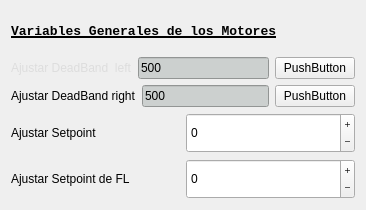
        <widget class="QWidget" name="layoutWidget">
         <property name="geometry">
          <rect>
           <x>0</x>
           <y>10</y>
           <width>366</width>
           <height>192</height>
          </rect>
         </property>
         <layout class="QVBoxLayout" name="verticalLayout_31">
          <item>
           <widget class="QLabel" name="IR_1_label_25">
            <property name="minimumSize">
             <size>
              <width>0</width>
              <height>40</height>
             </size>
            </property>
            <property name="maximumSize">
             <size>
              <width>16777215</width>
              <height>16777215</height>
             </size>
            </property>
            <property name="font">
             <font>
              <family>Consolas</family>
              <pointsize>10</pointsize>
              <italic>false</italic>
              <bold>true</bold>
              <underline>true</underline>
              <strikeout>false</strikeout>
             </font>
            </property>
            <property name="text">
             <string>Variables Generales de los Motores</string>
            </property>
           </widget>
          </item>
          <item>
           <layout class="QHBoxLayout" name="horizontalLayout_20">
            <item>
             <widget class="QLabel" name="LDL_Label">
              <property name="maximumSize">
               <size>
                <width>16777215</width>
                <height>20</height>
               </size>
              </property>
              <property name="palette">
               <palette>
                <active>
                 <colorrole role="WindowText">
                  <brush brushstyle="SolidPattern">
                   <color alpha="255">
                    <red>221</red>
                    <green>221</green>
                    <blue>221</blue>
                   </color>
                  </brush>
                 </colorrole>
                 <colorrole role="Button">
                  <brush brushstyle="SolidPattern">
                   <color alpha="255">
                    <red>6</red>
                    <green>20</green>
                    <blue>27</blue>
                   </color>
                  </brush>
                 </colorrole>
                 <colorrole role="Text">
                  <brush brushstyle="SolidPattern">
                   <color alpha="255">
                    <red>221</red>
                    <green>221</green>
                    <blue>221</blue>
                   </color>
                  </brush>
                 </colorrole>
                 <colorrole role="ButtonText">
                  <brush brushstyle="SolidPattern">
                   <color alpha="255">
                    <red>221</red>
                    <green>221</green>
                    <blue>221</blue>
                   </color>
                  </brush>
                 </colorrole>
                 <colorrole role="Base">
                  <brush brushstyle="SolidPattern">
                   <color alpha="255">
                    <red>6</red>
                    <green>20</green>
                    <blue>27</blue>
                   </color>
                  </brush>
                 </colorrole>
                 <colorrole role="Window">
                  <brush brushstyle="SolidPattern">
                   <color alpha="255">
                    <red>6</red>
                    <green>20</green>
                    <blue>27</blue>
                   </color>
                  </brush>
                 </colorrole>
                 <colorrole role="PlaceholderText">
                  <brush brushstyle="SolidPattern">
                   <color alpha="128">
                    <red>221</red>
                    <green>221</green>
                    <blue>221</blue>
                   </color>
                  </brush>
                 </colorrole>
                </active>
                <inactive>
                 <colorrole role="WindowText">
                  <brush brushstyle="SolidPattern">
                   <color alpha="255">
                    <red>221</red>
                    <green>221</green>
                    <blue>221</blue>
                   </color>
                  </brush>
                 </colorrole>
                 <colorrole role="Button">
                  <brush brushstyle="SolidPattern">
                   <color alpha="255">
                    <red>6</red>
                    <green>20</green>
                    <blue>27</blue>
                   </color>
                  </brush>
                 </colorrole>
                 <colorrole role="Text">
                  <brush brushstyle="SolidPattern">
                   <color alpha="255">
                    <red>221</red>
                    <green>221</green>
                    <blue>221</blue>
                   </color>
                  </brush>
                 </colorrole>
                 <colorrole role="ButtonText">
                  <brush brushstyle="SolidPattern">
                   <color alpha="255">
                    <red>221</red>
                    <green>221</green>
                    <blue>221</blue>
                   </color>
                  </brush>
                 </colorrole>
                 <colorrole role="Base">
                  <brush brushstyle="SolidPattern">
                   <color alpha="255">
                    <red>6</red>
                    <green>20</green>
                    <blue>27</blue>
                   </color>
                  </brush>
                 </colorrole>
                 <colorrole role="Window">
                  <brush brushstyle="SolidPattern">
                   <color alpha="255">
                    <red>6</red>
                    <green>20</green>
                    <blue>27</blue>
                   </color>
                  </brush>
                 </colorrole>
                 <colorrole role="PlaceholderText">
                  <brush brushstyle="SolidPattern">
                   <color alpha="128">
                    <red>221</red>
                    <green>221</green>
                    <blue>221</blue>
                   </color>
                  </brush>
                 </colorrole>
                </inactive>
                <disabled>
                 <colorrole role="WindowText">
                  <brush brushstyle="SolidPattern">
                   <color alpha="255">
                    <red>221</red>
                    <green>221</green>
                    <blue>221</blue>
                   </color>
                  </brush>
                 </colorrole>
                 <colorrole role="Button">
                  <brush brushstyle="SolidPattern">
                   <color alpha="255">
                    <red>6</red>
                    <green>20</green>
                    <blue>27</blue>
                   </color>
                  </brush>
                 </colorrole>
                 <colorrole role="Text">
                  <brush brushstyle="SolidPattern">
                   <color alpha="255">
                    <red>221</red>
                    <green>221</green>
                    <blue>221</blue>
                   </color>
                  </brush>
                 </colorrole>
                 <colorrole role="ButtonText">
                  <brush brushstyle="SolidPattern">
                   <color alpha="255">
                    <red>221</red>
                    <green>221</green>
                    <blue>221</blue>
                   </color>
                  </brush>
                 </colorrole>
                 <colorrole role="Base">
                  <brush brushstyle="SolidPattern">
                   <color alpha="255">
                    <red>6</red>
                    <green>20</green>
                    <blue>27</blue>
                   </color>
                  </brush>
                 </colorrole>
                 <colorrole role="Window">
                  <brush brushstyle="SolidPattern">
                   <color alpha="255">
                    <red>6</red>
                    <green>20</green>
                    <blue>27</blue>
                   </color>
                  </brush>
                 </colorrole>
                 <colorrole role="PlaceholderText">
                  <brush brushstyle="SolidPattern">
                   <color alpha="128">
                    <red>221</red>
                    <green>221</green>
                    <blue>221</blue>
                   </color>
                  </brush>
                 </colorrole>
                </disabled>
               </palette>
              </property>
              <property name="styleSheet">
               <string notr="true"/>
              </property>
              <property name="text">
               <string>Ajustar DeadBand  left</string>
              </property>
             </widget>
            </item>
            <item>
             <widget class="QLineEdit" name="LDL_LineEdit">
              <property name="palette">
               <palette>
                <active>
                 <colorrole role="WindowText">
                  <brush brushstyle="SolidPattern">
                   <color alpha="255">
                    <red>0</red>
                    <green>0</green>
                    <blue>0</blue>
                   </color>
                  </brush>
                 </colorrole>
                 <colorrole role="Button">
                  <brush brushstyle="SolidPattern">
                   <color alpha="255">
                    <red>204</red>
                    <green>208</green>
                    <blue>207</blue>
                   </color>
                  </brush>
                 </colorrole>
                 <colorrole role="Text">
                  <brush brushstyle="SolidPattern">
                   <color alpha="255">
                    <red>0</red>
                    <green>0</green>
                    <blue>0</blue>
                   </color>
                  </brush>
                 </colorrole>
                 <colorrole role="ButtonText">
                  <brush brushstyle="SolidPattern">
                   <color alpha="255">
                    <red>0</red>
                    <green>0</green>
                    <blue>0</blue>
                   </color>
                  </brush>
                 </colorrole>
                 <colorrole role="Base">
                  <brush brushstyle="SolidPattern">
                   <color alpha="255">
                    <red>204</red>
                    <green>208</green>
                    <blue>207</blue>
                   </color>
                  </brush>
                 </colorrole>
                 <colorrole role="Window">
                  <brush brushstyle="SolidPattern">
                   <color alpha="255">
                    <red>204</red>
                    <green>208</green>
                    <blue>207</blue>
                   </color>
                  </brush>
                 </colorrole>
                 <colorrole role="PlaceholderText">
                  <brush brushstyle="SolidPattern">
                   <color alpha="128">
                    <red>0</red>
                    <green>0</green>
                    <blue>0</blue>
                   </color>
                  </brush>
                 </colorrole>
                </active>
                <inactive>
                 <colorrole role="WindowText">
                  <brush brushstyle="SolidPattern">
                   <color alpha="255">
                    <red>0</red>
                    <green>0</green>
                    <blue>0</blue>
                   </color>
                  </brush>
                 </colorrole>
                 <colorrole role="Button">
                  <brush brushstyle="SolidPattern">
                   <color alpha="255">
                    <red>204</red>
                    <green>208</green>
                    <blue>207</blue>
                   </color>
                  </brush>
                 </colorrole>
                 <colorrole role="Text">
                  <brush brushstyle="SolidPattern">
                   <color alpha="255">
                    <red>0</red>
                    <green>0</green>
                    <blue>0</blue>
                   </color>
                  </brush>
                 </colorrole>
                 <colorrole role="ButtonText">
                  <brush brushstyle="SolidPattern">
                   <color alpha="255">
                    <red>0</red>
                    <green>0</green>
                    <blue>0</blue>
                   </color>
                  </brush>
                 </colorrole>
                 <colorrole role="Base">
                  <brush brushstyle="SolidPattern">
                   <color alpha="255">
                    <red>204</red>
                    <green>208</green>
                    <blue>207</blue>
                   </color>
                  </brush>
                 </colorrole>
                 <colorrole role="Window">
                  <brush brushstyle="SolidPattern">
                   <color alpha="255">
                    <red>204</red>
                    <green>208</green>
                    <blue>207</blue>
                   </color>
                  </brush>
                 </colorrole>
                 <colorrole role="PlaceholderText">
                  <brush brushstyle="SolidPattern">
                   <color alpha="128">
                    <red>0</red>
                    <green>0</green>
                    <blue>0</blue>
                   </color>
                  </brush>
                 </colorrole>
                </inactive>
                <disabled>
                 <colorrole role="WindowText">
                  <brush brushstyle="SolidPattern">
                   <color alpha="255">
                    <red>0</red>
                    <green>0</green>
                    <blue>0</blue>
                   </color>
                  </brush>
                 </colorrole>
                 <colorrole role="Button">
                  <brush brushstyle="SolidPattern">
                   <color alpha="255">
                    <red>204</red>
                    <green>208</green>
                    <blue>207</blue>
                   </color>
                  </brush>
                 </colorrole>
                 <colorrole role="Text">
                  <brush brushstyle="SolidPattern">
                   <color alpha="255">
                    <red>0</red>
                    <green>0</green>
                    <blue>0</blue>
                   </color>
                  </brush>
                 </colorrole>
                 <colorrole role="ButtonText">
                  <brush brushstyle="SolidPattern">
                   <color alpha="255">
                    <red>0</red>
                    <green>0</green>
                    <blue>0</blue>
                   </color>
                  </brush>
                 </colorrole>
                 <colorrole role="Base">
                  <brush brushstyle="SolidPattern">
                   <color alpha="255">
                    <red>204</red>
                    <green>208</green>
                    <blue>207</blue>
                   </color>
                  </brush>
                 </colorrole>
                 <colorrole role="Window">
                  <brush brushstyle="SolidPattern">
                   <color alpha="255">
                    <red>204</red>
                    <green>208</green>
                    <blue>207</blue>
                   </color>
                  </brush>
                 </colorrole>
                 <colorrole role="PlaceholderText">
                  <brush brushstyle="SolidPattern">
                   <color alpha="128">
                    <red>0</red>
                    <green>0</green>
                    <blue>0</blue>
                   </color>
                  </brush>
                 </colorrole>
                </disabled>
               </palette>
              </property>
              <property name="text">
               <string>500</string>
              </property>
             </widget>
            </item>
            <item>
             <widget class="QPushButton" name="LDL_pushButton">
              <property name="text">
               <string>PushButton</string>
              </property>
             </widget>
            </item>
           </layout>
          </item>
          <item>
           <layout class="QHBoxLayout" name="horizontalLayout_16">
            <item>
             <widget class="QLabel" name="RDL_Label">
              <property name="maximumSize">
               <size>
                <width>16777215</width>
                <height>20</height>
               </size>
              </property>
              <property name="text">
               <string>Ajustar DeadBand right</string>
              </property>
             </widget>
            </item>
            <item>
             <widget class="QLineEdit" name="RDL_LineEdit">
              <property name="palette">
               <palette>
                <active>
                 <colorrole role="WindowText">
                  <brush brushstyle="SolidPattern">
                   <color alpha="255">
                    <red>0</red>
                    <green>0</green>
                    <blue>0</blue>
                   </color>
                  </brush>
                 </colorrole>
                 <colorrole role="Button">
                  <brush brushstyle="SolidPattern">
                   <color alpha="255">
                    <red>204</red>
                    <green>208</green>
                    <blue>207</blue>
                   </color>
                  </brush>
                 </colorrole>
                 <colorrole role="Text">
                  <brush brushstyle="SolidPattern">
                   <color alpha="255">
                    <red>0</red>
                    <green>0</green>
                    <blue>0</blue>
                   </color>
                  </brush>
                 </colorrole>
                 <colorrole role="ButtonText">
                  <brush brushstyle="SolidPattern">
                   <color alpha="255">
                    <red>0</red>
                    <green>0</green>
                    <blue>0</blue>
                   </color>
                  </brush>
                 </colorrole>
                 <colorrole role="Base">
                  <brush brushstyle="SolidPattern">
                   <color alpha="255">
                    <red>204</red>
                    <green>208</green>
                    <blue>207</blue>
                   </color>
                  </brush>
                 </colorrole>
                 <colorrole role="Window">
                  <brush brushstyle="SolidPattern">
                   <color alpha="255">
                    <red>204</red>
                    <green>208</green>
                    <blue>207</blue>
                   </color>
                  </brush>
                 </colorrole>
                 <colorrole role="PlaceholderText">
                  <brush brushstyle="SolidPattern">
                   <color alpha="128">
                    <red>0</red>
                    <green>0</green>
                    <blue>0</blue>
                   </color>
                  </brush>
                 </colorrole>
                </active>
                <inactive>
                 <colorrole role="WindowText">
                  <brush brushstyle="SolidPattern">
                   <color alpha="255">
                    <red>0</red>
                    <green>0</green>
                    <blue>0</blue>
                   </color>
                  </brush>
                 </colorrole>
                 <colorrole role="Button">
                  <brush brushstyle="SolidPattern">
                   <color alpha="255">
                    <red>204</red>
                    <green>208</green>
                    <blue>207</blue>
                   </color>
                  </brush>
                 </colorrole>
                 <colorrole role="Text">
                  <brush brushstyle="SolidPattern">
                   <color alpha="255">
                    <red>0</red>
                    <green>0</green>
                    <blue>0</blue>
                   </color>
                  </brush>
                 </colorrole>
                 <colorrole role="ButtonText">
                  <brush brushstyle="SolidPattern">
                   <color alpha="255">
                    <red>0</red>
                    <green>0</green>
                    <blue>0</blue>
                   </color>
                  </brush>
                 </colorrole>
                 <colorrole role="Base">
                  <brush brushstyle="SolidPattern">
                   <color alpha="255">
                    <red>204</red>
                    <green>208</green>
                    <blue>207</blue>
                   </color>
                  </brush>
                 </colorrole>
                 <colorrole role="Window">
                  <brush brushstyle="SolidPattern">
                   <color alpha="255">
                    <red>204</red>
                    <green>208</green>
                    <blue>207</blue>
                   </color>
                  </brush>
                 </colorrole>
                 <colorrole role="PlaceholderText">
                  <brush brushstyle="SolidPattern">
                   <color alpha="128">
                    <red>0</red>
                    <green>0</green>
                    <blue>0</blue>
                   </color>
                  </brush>
                 </colorrole>
                </inactive>
                <disabled>
                 <colorrole role="WindowText">
                  <brush brushstyle="SolidPattern">
                   <color alpha="255">
                    <red>0</red>
                    <green>0</green>
                    <blue>0</blue>
                   </color>
                  </brush>
                 </colorrole>
                 <colorrole role="Button">
                  <brush brushstyle="SolidPattern">
                   <color alpha="255">
                    <red>204</red>
                    <green>208</green>
                    <blue>207</blue>
                   </color>
                  </brush>
                 </colorrole>
                 <colorrole role="Text">
                  <brush brushstyle="SolidPattern">
                   <color alpha="255">
                    <red>0</red>
                    <green>0</green>
                    <blue>0</blue>
                   </color>
                  </brush>
                 </colorrole>
                 <colorrole role="ButtonText">
                  <brush brushstyle="SolidPattern">
                   <color alpha="255">
                    <red>0</red>
                    <green>0</green>
                    <blue>0</blue>
                   </color>
                  </brush>
                 </colorrole>
                 <colorrole role="Base">
                  <brush brushstyle="SolidPattern">
                   <color alpha="255">
                    <red>204</red>
                    <green>208</green>
                    <blue>207</blue>
                   </color>
                  </brush>
                 </colorrole>
                 <colorrole role="Window">
                  <brush brushstyle="SolidPattern">
                   <color alpha="255">
                    <red>204</red>
                    <green>208</green>
                    <blue>207</blue>
                   </color>
                  </brush>
                 </colorrole>
                 <colorrole role="PlaceholderText">
                  <brush brushstyle="SolidPattern">
                   <color alpha="128">
                    <red>0</red>
                    <green>0</green>
                    <blue>0</blue>
                   </color>
                  </brush>
                 </colorrole>
                </disabled>
               </palette>
              </property>
              <property name="text">
               <string>500</string>
              </property>
             </widget>
            </item>
            <item>
             <widget class="QPushButton" name="RDL_pushButton">
              <property name="text">
               <string>PushButton</string>
              </property>
             </widget>
            </item>
           </layout>
          </item>
          <item>
           <layout class="QHBoxLayout" name="horizontalLayout_21">
            <item>
             <widget class="QLabel" name="IR_1_label_26">
              <property name="maximumSize">
               <size>
                <width>16777215</width>
                <height>20</height>
               </size>
              </property>
              <property name="text">
               <string>Ajustar Setpoint</string>
              </property>
             </widget>
            </item>
            <item>
             <widget class="QSpinBox" name="Setpoint_spinBox">
              <property name="minimumSize">
               <size>
                <width>0</width>
                <height>40</height>
               </size>
              </property>
              <property name="autoFillBackground">
               <bool>false</bool>
              </property>
              <property name="wrapping">
               <bool>true</bool>
              </property>
              <property name="alignment">
               <set>Qt::AlignmentFlag::AlignLeading|Qt::AlignmentFlag::AlignLeft|Qt::AlignmentFlag::AlignVCenter</set>
              </property>
              <property name="buttonSymbols">
               <enum>QAbstractSpinBox::ButtonSymbols::PlusMinus</enum>
              </property>
              <property name="showGroupSeparator" stdset="0">
               <bool>false</bool>
              </property>
              <property name="minimum">
               <number>-999</number>
              </property>
              <property name="maximum">
               <number>999</number>
              </property>
             </widget>
            </item>
           </layout>
          </item>
          <item>
           <layout class="QHBoxLayout" name="horizontalLayout_25">
            <item>
             <widget class="QLabel" name="IR_1_label_32">
              <property name="maximumSize">
               <size>
                <width>16777215</width>
                <height>20</height>
               </size>
              </property>
              <property name="text">
               <string>Ajustar Setpoint de FL</string>
              </property>
             </widget>
            </item>
            <item>
             <widget class="QSpinBox" name="Setpoint_FL_spinBox">
              <property name="minimumSize">
               <size>
                <width>0</width>
                <height>40</height>
               </size>
              </property>
              <property name="autoFillBackground">
               <bool>false</bool>
              </property>
              <property name="wrapping">
               <bool>true</bool>
              </property>
              <property name="alignment">
               <set>Qt::AlignmentFlag::AlignLeading|Qt::AlignmentFlag::AlignLeft|Qt::AlignmentFlag::AlignVCenter</set>
              </property>
              <property name="buttonSymbols">
               <enum>QAbstractSpinBox::ButtonSymbols::PlusMinus</enum>
              </property>
              <property name="showGroupSeparator" stdset="0">
               <bool>false</bool>
              </property>
              <property name="minimum">
               <number>-999</number>
              </property>
              <property name="maximum">
               <number>999</number>
              </property>
             </widget>
            </item>
           </layout>
          </item>
         </layout>
        </widget>
